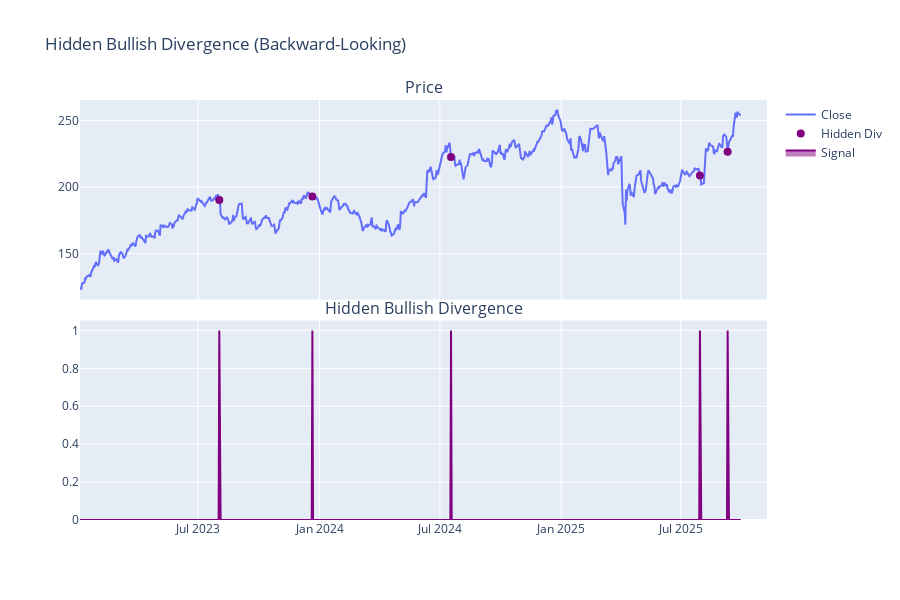

Notebook code for this chart:
### Markdown cell above
## 6. Hidden Bullish Divergence

HIGHER low in price (making progress) but LOWER low in RSI (underlying weakness). Different from regular divergence, indicates false breakdowns.

### Code cell
df = detect_hidden_divergence(df, lookback_window=8)

fig = make_subplots(
    rows=2, cols=1, shared_xaxes=True, vertical_spacing=0.05, subplot_titles=("Price", "Hidden Bullish Divergence")
)

fig.add_trace(go.Scatter(x=df["date"], y=df["close"], name="Close"), row=1, col=1)
hidden_div = df[df["hidden_bullish_divergence"] == 1]
fig.add_trace(
    go.Scatter(
        x=hidden_div["date"],
        y=hidden_div["close"],
        mode="markers",
        name="Hidden Div",
        marker={"color": "purple", "size": 8},
    ),
    row=1,
    col=1,
)

fig.add_trace(
    go.Scatter(
        x=df["date"], y=df["hidden_bullish_divergence"], name="Signal", fill="tozeroy", line={"color": "purple"}
    ),
    row=2,
    col=1,
)

fig.update_layout(height=600, title_text="Hidden Bullish Divergence (Backward-Looking)")
fig.show()

print(f"Hidden divergences: {(df['hidden_bullish_divergence'] == 1).sum()}")

### Figure 1 — Plotly figure (JSON) as saved in the notebook; plotly's stock layout.template omitted (floating-point values rounded to 4 significant figures; data arrays with more than 128 entries replaced by an {"elided": "..."} marker saying what was removed)
{"data": [{"name": "Close", "type": "scatter", "x": {"elided": "688 str values"}, "xaxis": "x", "y": {"elided": "688 float values"}, "yaxis": "y"}, {"marker": {"color": "purple", "size": 8}, "mode": "markers", "name": "Hidden Div", "type": "scatter", "x": ["2023-08-02T00:00:00.000000000", "2023-12-21T00:00:00.000000000", "2024-07-18T00:00:00.000000000", "2025-07-30T00:00:00.000000000", "2025-09-10T00:00:00.000000000"], "xaxis": "x", "y": [190.3, 192.9, 222.7, 208.6, 226.6], "yaxis": "y"}, {"fill": "tozeroy", "line": {"color": "purple"}, "name": "Signal", "type": "scatter", "x": {"elided": "688 str values"}, "xaxis": "x2", "y": {"elided": "688 int values"}, "yaxis": "y2"}], "layout": {"annotations": [{"font": {"size": 16}, "showarrow": false, "text": "Price", "x": 0.5, "xanchor": "center", "xref": "paper", "y": 1, "yanchor": "bottom", "yref": "paper"}, {"font": {"size": 16}, "showarrow": false, "text": "Hidden Bullish Divergence", "x": 0.5, "xanchor": "center", "xref": "paper", "y": 0.475, "yanchor": "bottom", "yref": "paper"}], "height": 600, "title": {"text": "Hidden Bullish Divergence (Backward-Looking)"}, "xaxis": {"anchor": "y", "domain": [0, 1], "matches": "x2", "showticklabels": false}, "xaxis2": {"anchor": "y2", "domain": [0, 1]}, "yaxis": {"anchor": "x", "domain": [0.525, 1]}, "yaxis2": {"anchor": "x2", "domain": [0, 0.475]}}}
